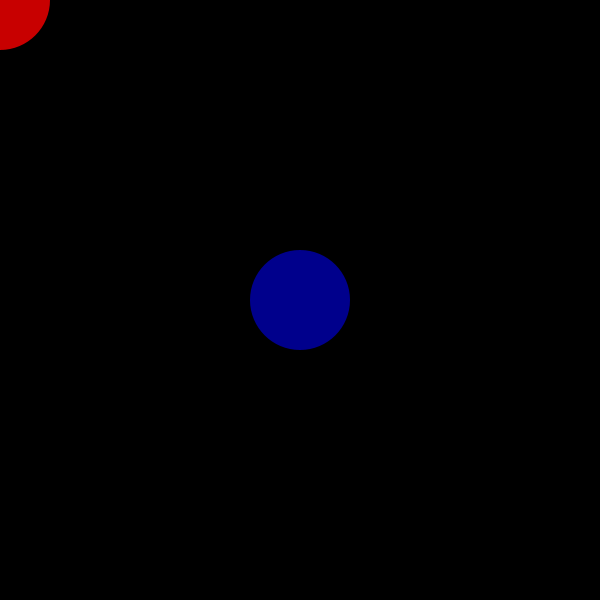
Frame 1 (no input)
Frame 60 (the mouse pressed at the canvas centre just before this capture): identical to frame 1, image omitted
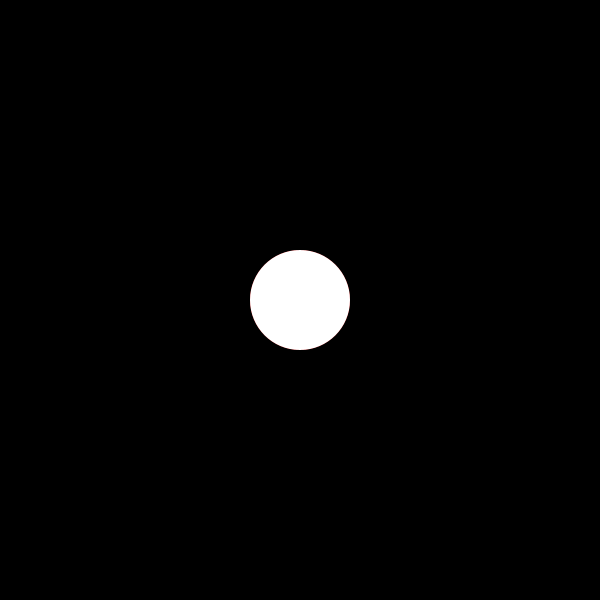
Frame 120 (the mouse held since frame 60 and released just before this capture)

The Processing sketch that drew these frames (run headless with seeded random() and noise(); from frame 60 on, the mouse is pressed at the canvas centre):

// Processing sketch: flickBall
// ── flickBall.pde
Ball flickitizer;
Ball dunGetFlicked;
color myColor;
color otherColor;
int myDiameter = 100;

void setup()
{
  size(600,600);
  background(0);
  fill(255);
  noStroke();
  smooth(8);
  myColor = color(random(100,255),0,0);
  otherColor = color(0,0,random(100,255));
  // xPos, yPos, color, diameter
  flickitizer = new Ball(width/2, height/2, myColor, myDiameter);
  dunGetFlicked = new Ball(width/2, height/2, otherColor, myDiameter);
}


void draw() 
{
  background(0);
  flickitizer.updateAndDisplay(new PVector(mouseX, mouseY));
  dunGetFlicked.display();
  println(dunGetFlicked.didBonk(flickitizer));
}


void mousePressed()
{
  dunGetFlicked.reset();
}

void keyPressed()
{
  background(0);
}

// ── Ball_Class.pde
class Ball
{
  // data
  color c; 
  float diameter;
  PVector position;
  
  // constructor
  // xPos, yPos, color, diameter
  Ball(float _xPos, float _yPos, color _c, float _diameter) {
    c = _c;
    diameter = _diameter;
    position = new PVector(_xPos, _yPos);
    
    }
  
  // methods
  boolean didBonk(Ball otherBall)
  {
   float delta = 0.2;
   boolean temp = false;
   PVector me = this.position;
   PVector you = otherBall.getPosition();
   if(abs(me.x - you.x)<delta)
   {
    temp = true; 
    this.c = color(255,255,255);
   }

   return temp;
  }
  
  void reset()
  {
   c = color(0,0,random(100,255)); 
  }
  
  void update(PVector newPos)
  {
    position = newPos;
  }
  
  PVector getPosition()
  {
   return this.position; 
  }
  
  void display()
  {
   noStroke();
   fill(c);
   ellipseMode(CENTER);
   ellipse(position.x,position.y,diameter, diameter);
  }
  
   void updateAndDisplay(PVector newPos)
  {
    this.update(newPos);
    this.display();
  }
  
  void newColor()
  {
    c = color(random(100,255),0,0);
  }
 

  
  
}

// ── flickBallOld.pde
//import de.voidplus.leapmotion.*;
//Ball flickitizer;
//Ball dunGetFlicked;
//color myColor;
//color otherColor;
//int largeDiameter = 100;
//int smallDiameter = 70;

//// ======================================================
//// Table of Contents:
//// ├─ 1. Callbacks
//// ├─ 2. Hand
//// ├─ 3. Arms
//// ├─ 4. Fingers
//// ├─ 5. Bones
//// ├─ 6. Tools
//// └─ 7. Devices
//// ======================================================


//LeapMotion leap;

//void setup() {
//  size(800, 500);
//  background(255);
//  // ...

//  leap = new LeapMotion(this);
  
//  noStroke();
//  smooth(8);
//  myColor = color(random(100,255),0,0);
//  otherColor = color(0,0,random(100,255));
//  // xPos, yPos, color, diameter
//  flickitizer = new Ball(width/2, height/2, myColor, smallDiameter);
//  dunGetFlicked = new Ball(width/2, height/2, otherColor, largeDiameter);

//}


//// ======================================================
//// 1. Callbacks

//void leapOnInit() {
//  // println("Leap Motion Init");
//}
//void leapOnConnect() {
//  // println("Leap Motion Connect");
//}
//void leapOnFrame() {
//  // println("Leap Motion Frame");
//}
//void leapOnDisconnect() {
//  // println("Leap Motion Disconnect");
//}
//void leapOnExit() {
//  // println("Leap Motion Exit");
//}


//void draw() {
//  background(255);
//  // ...

//  int fps = leap.getFrameRate();
//  for (Hand hand : leap.getHands ()) {


//    // ==================================================
//    // 2. Hand

//    int     handId             = hand.getId();
//    PVector handPosition       = hand.getPosition();
//    PVector handStabilized     = hand.getStabilizedPosition();
//    PVector handDirection      = hand.getDirection();
//    PVector handDynamics       = hand.getDynamics();
//    float   handRoll           = hand.getRoll();
//    float   handPitch          = hand.getPitch();
//    float   handYaw            = hand.getYaw();
//    boolean handIsLeft         = hand.isLeft();
//    boolean handIsRight        = hand.isRight();
//    float   handGrab           = hand.getGrabStrength();
//    float   handPinch          = hand.getPinchStrength();
//    float   handTime           = hand.getTimeVisible();
//    PVector spherePosition     = hand.getSpherePosition();
//    float   sphereRadius       = hand.getSphereRadius();

//    // --------------------------------------------------
//    // Drawing
//    hand.draw();


//    // ==================================================
//    // 3. Arm

//    if (hand.hasArm()) {
//      Arm     arm              = hand.getArm();
//      float   armWidth         = arm.getWidth();
//      PVector armWristPos      = arm.getWristPosition();
//      PVector armElbowPos      = arm.getElbowPosition();
//    }


//    // ==================================================
//    // 4. Finger

//    Finger  fingerThumb        = hand.getThumb();
//    // or                        hand.getFinger("thumb");
//    // or                        hand.getFinger(0);

//    Finger  fingerIndex        = hand.getIndexFinger();
//    // or                        hand.getFinger("index");
//    // or                        hand.getFinger(1);

//    Finger  fingerMiddle       = hand.getMiddleFinger();
//    // or                        hand.getFinger("middle");
//    // or                        hand.getFinger(2);

//    Finger  fingerRing         = hand.getRingFinger();
//    // or                        hand.getFinger("ring");
//    // or                        hand.getFinger(3);

//    Finger  fingerPink         = hand.getPinkyFinger();
//    // or                        hand.getFinger("pinky");
//    // or                        hand.getFinger(4);


//    for (Finger finger : hand.getFingers()) {
//      // or              hand.getOutstretchedFingers();
//      // or              hand.getOutstretchedFingersByAngle();

//      int     fingerId         = finger.getId();
//      PVector fingerPosition   = finger.getPosition();
//      PVector fingerStabilized = finger.getStabilizedPosition();
//      PVector fingerVelocity   = finger.getVelocity();
//      PVector fingerDirection  = finger.getDirection();
//      float   fingerTime       = finger.getTimeVisible();

//      // ------------------------------------------------
//      // Drawing

//      // Drawing:
//      // finger.draw();  // Executes drawBones() and drawJoints()
//      // finger.drawBones();
//      // finger.drawJoints();

//      // ------------------------------------------------
//      // Selection

//      switch(finger.getType()) {
//      case 0:
//        // System.out.println("thumb");
//        break;
//      case 1:
//        // System.out.println("index");
//        break;
//      case 2:
//        // System.out.println("middle");
//        break;
//      case 3:
//        // System.out.println("ring");
//        break;
//      case 4:
//        // System.out.println("pinky");
//        break;
//      }


//      // ================================================
//      // 5. Bones
//      // --------
//      // https://developer.leapmotion.com/documentation/java/devguide/Leap_Overview.html#Layer_1

//      Bone    boneDistal       = finger.getDistalBone();
//      // or                      finger.get("distal");
//      // or                      finger.getBone(0);

//      Bone    boneIntermediate = finger.getIntermediateBone();
//      // or                      finger.get("intermediate");
//      // or                      finger.getBone(1);

//      Bone    boneProximal     = finger.getProximalBone();
//      // or                      finger.get("proximal");
//      // or                      finger.getBone(2);

//      Bone    boneMetacarpal   = finger.getMetacarpalBone();
//      // or                      finger.get("metacarpal");
//      // or                      finger.getBone(3);

//      // ------------------------------------------------
//      // Touch emulation

//      int     touchZone        = finger.getTouchZone();
//      float   touchDistance    = finger.getTouchDistance();

//      switch(touchZone) {
//      case -1: // None
//        break;
//      case 0: // Hovering
//        // println("Hovering (#" + fingerId + "): " + touchDistance);
//        break;
//      case 1: // Touching
//        // println("Touching (#" + fingerId + ")");
//        break;
//      }
//    }


//    // ==================================================
//    // 6. Tools

//    for (Tool tool : hand.getTools()) {
//      int     toolId           = tool.getId();
//      PVector toolPosition     = tool.getPosition();
//      PVector toolStabilized   = tool.getStabilizedPosition();
//      PVector toolVelocity     = tool.getVelocity();
//      PVector toolDirection    = tool.getDirection();
//      float   toolTime         = tool.getTimeVisible();

//      // ------------------------------------------------
//      // Drawing:
//      // tool.draw();

//      // ------------------------------------------------
//      // Touch emulation

//      int     touchZone        = tool.getTouchZone();
//      float   touchDistance    = tool.getTouchDistance();

//      switch(touchZone) {
//      case -1: // None
//        break;
//      case 0: // Hovering
//        // println("Hovering (#" + toolId + "): " + touchDistance);
//        break;
//      case 1: // Touching
//        // println("Touching (#" + toolId + ")");
//        break;
//      }
//    }
    
//      Finger pointer = hand.getIndexFinger();
//      PVector touchyFinger = new PVector(pointer.getPosition().x, pointer.getPosition().y);
//      println(touchyFinger);
//      dunGetFlicked.didBonk(touchyFinger);
//      //dunGetFlicked.didBonk(flickitizer);  
//      flickitizer.updateAndDisplay(new PVector(mouseX, mouseY));
//      dunGetFlicked.display();
//  }


//  // ====================================================
//  // 7. Devices

//  //for (Device device : leap.getDevices()) {
//  //  float deviceHorizontalViewAngle = device.getHorizontalViewAngle();
//  //  float deviceVericalViewAngle = device.getVerticalViewAngle();
//  //  float deviceRange = device.getRange();
//  //}
  
//}

// ── old.pde
//Ball flickitizer;
//Ball dunGetFlicked;
//color myColor;
//color otherColor;
//int largeDiameter = 100;
//int smallDiameter = 70;

//void setup()
//{
//  size(600,600);
//  background(0);
//  fill(255);
//  noStroke();
//  smooth(8);
//  myColor = color(random(100,255),0,0);
//  otherColor = color(0,0,random(100,255));
//  // xPos, yPos, color, diameter
//  flickitizer = new Ball(width/2, height/2, myColor, smallDiameter);
//  dunGetFlicked = new Ball(width/2, height/2, otherColor, largeDiameter);
//}


//void draw() 
//{
//  background(0);
//  dunGetFlicked.didBonk(flickitizer);
  
//  // use this to test if getting bonked by an object. 
//  // essentially it tests if other PVector is within its radius
  
//  //dunGetFlicked.didBonk(new PVector(mouseX, mouseY));
//  flickitizer.updateAndDisplay(new PVector(mouseX, mouseY));
//  dunGetFlicked.display();
//  println(dunGetFlicked.bonkStatus());
//}


//void mousePressed()
//{
//  dunGetFlicked.reset();
//}

//void keyPressed()
//{
//  background(0);
//}
